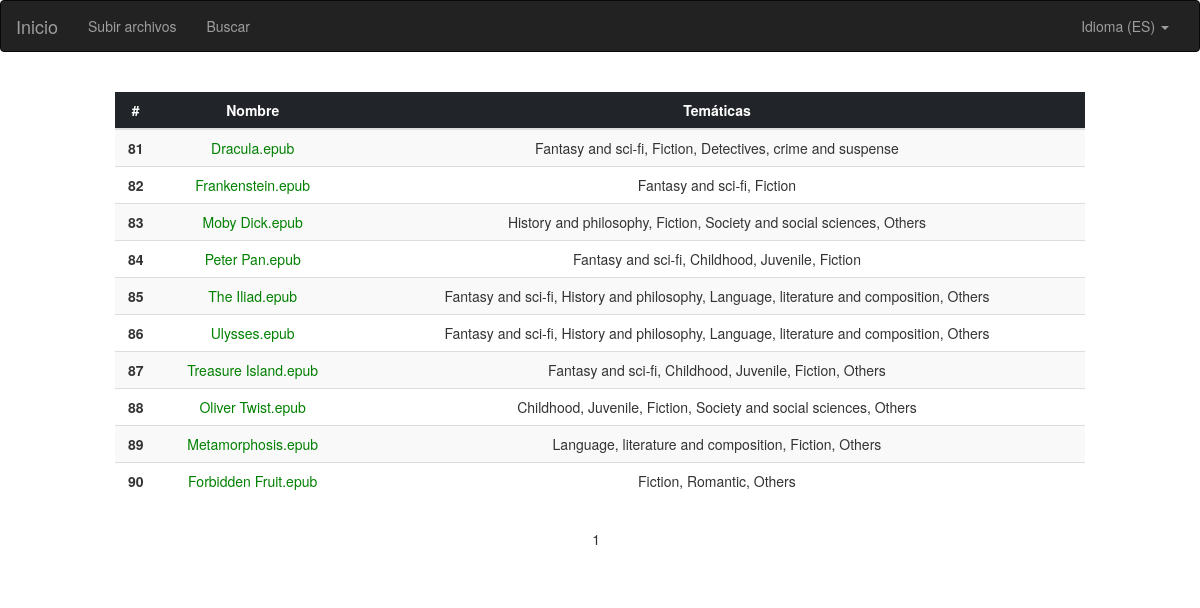
/index, run on the app's committed database.
### app/models.py (models this page shows, shortened)
class Books(db.Model):
    id = db.Column(db.Integer, primary_key=True)
    name = db.Column(db.String(64), index=True, unique=True)
    indexed = db.Column(db.Integer, index=True, unique=False)
    language = db.Column(db.String(3), index=True, unique=False)
    CheckConstraint('indexed == 1 OR indexed == 0')

### app/routes.py (the view)
@app.route('/')
@app.route('/index', methods=['GET', 'POST'])
def index():
    app.config.pop('ranking', None)
    app.config.pop('query', None)
    app.config.pop('query', None)
    books = MODEL.get_books_for_language(app.config['SELECTED_LANGUAGE'])
    theme_books = list()
    page = request.args.get('page', 1, type=int)
    sort = request.args.get('sort', '#', type=str)
    maximum_pages = math.ceil(len(books) / app.config['BOOKS_PER_PAGE'])
    books_range = calculate_range(len(books), page, maximum_pages)
    index_button = False
    are_books = False
    for book in books:
        are_books = True
        themes = ''
        for book_theme in MODEL.get_book_themes(book.id):
            themes += get_theme_name(int(book_theme.theme_id)) + ', '
        theme_books.append(themes)
        if book.indexed == 0:
            index_button = True
    if sort == 'ASC':
        books = sorted(books, key=lambda x: x.name)
    elif sort == 'DESC':
        books = sorted(books,  key=lambda x: x.name, reverse=True)
    book_list = list()
    for i in range(books_range[0], books_range[1] + 1):
        book_list.append((books[i], theme_books[i]))
    return render_template('index.html', page=page, maximum_pages=maximum_pages, index_button=index_button, sort=sort,
                           are_books=are_books, books=book_list)

### app/models.py (called while the page is built)
    @staticmethod
    def get_books_for_language(language):
        return Books.query.filter((Books.language == language)).all()

    @staticmethod
    def get_book_themes(book_id):
        return BookThemes.query.filter((BookThemes.book_id == book_id)).all()

### app/routes.py (called while the page is built)
def calculate_range(total_elements, page, maximum_pages):
    if total_elements < app.config['BOOKS_PER_PAGE']:
        return 0, total_elements - 1
    if page == maximum_pages:
        return (page - 1) * app.config['BOOKS_PER_PAGE'], total_elements - 1
    return (page - 1) * app.config['BOOKS_PER_PAGE'], (page * app.config['BOOKS_PER_PAGE']) - 1

def get_theme_name(theme_id):
    for book_theme in THEMES:
        if book_theme.id == theme_id:
            return book_theme.theme

### app/templates/index.html (shortened to what this page needs)
{% extends "base.html" %}
{% block app_content %}
    <div class="row">
        <div class="col-md-1"></div>
        <div class="col-md-10" id="search-column">
            {% if are_books %}
                <br>
                <table class="table table-striped">
                    <thead class="thead-dark">
                    <tr>
                        <th scope="col" class="text-center"><a class="table-title"
                                                               href="{{ '/index?page=' ~ page + '&sort=#' }}">#</a></th>
                        <th scope="col" class="text-center"><a class="table-title"
                                                               href="{% if sort == 'ASC' %} {{ '/index?page=' ~ page + '&sort=DESC' }} {% else %} {{ '/index?page=' ~ page + '&sort=ASC' }} {% endif %}">{{ _('Nombre') }}</a>
                        </th>
                        <th scope="col" class="text-center">{{ _('Temáticas') }}</th>
                    </tr>
                    </thead>
                    <tbody>
                    {% for book, themes in books %}
                        <tr>
                            <th scope="row" class="text-center">{{ book.id }}</th>
                            <td class="text-center"><a href="{{ 'update_themes/' ~ book.id + '?page=' ~ page }}" class="
                                    {% if book.indexed == 0 %} not-indexed {% else %}
                                                       indexed {% endif %}">{{ book.name.replace('_', ' ') }}</a></td>
                            <td class="text-center">{{ themes[:-2] }} </td>
                        </tr>
                    {% endfor %}
                    </tbody>
                </table>
                <table style="border-collapse:collapse;text-align:left;margin:30px auto 30px" id="nav"
                       role="presentation">
                    <tbody>
                    <tr valign="top">
                        {% for n in range(1, maximum_pages + 1) %}
                            {% if n == page %}
                                <td><span>{{ n }}</span></td>
                            {% else %}
                                <td><a href="{{ '/index?page=' ~ n + '&sort=' + sort }}"><span>{{ n }}</span></a></td>
                            {% endif %}
                        {% endfor %}
                    </tr>
                    </tbody>
                </table>
            {% else %}
                <div class="alert alert-danger" role="alert">
                    {{ _('Aún no hay ningún libro en la aplicación.') }}
                </div>
            {% endif %}
        </div>
        <div class="col-md-2"></div>
    </div>
{% endblock %}

### app/templates/base.html (shortened to what this page needs)
{% extends 'bootstrap/base.html' %}
{% block styles %}
    {{ super() }}
    <link rel="stylesheet" type="text/css" href="{{ url_for('static',filename='styles/style.css') }}">
    <link rel="stylesheet" type="text/css" href="{{ url_for('static',filename='styles/bootstrap-select.min.css') }}">
{% endblock %}
{% block navbar %}
    <div class="navbar navbar-inverse" role="navigation">
        <div class="container-fluid">
            <div class="navbar-header">
                <a class="navbar-brand" href="{{ url_for('index') }}">{{ _('Inicio') }}</a>
            </div>
            <div class="navbar-collapse collapse">
                <ul class="nav navbar-nav">
                    <li><a href="{{ url_for('upload') }}">{{ _('Subir archivos') }}</a></li>
                    <li><a href="{{ url_for('search') }}">{{ _('Buscar') }}</a></li>
                </ul>
                <ul class="nav navbar-nav navbar-right">
                    <li class="dropdown pull-right">
                        <a class="dropdown-toggle" data-toggle="dropdown" href="#">{{ _('Idioma (ES)') }}
                            <span class="caret"></span></a>
                    </li>
                </ul>
            </div>
        </div>
    </div>
{% endblock %}
{% block content %}
    <div class="container-fluid">
        {% block app_content %}{% endblock %}
    </div>
{% endblock %}

### app/static/styles/style.css (style rules this page uses)
.thead-dark { background-color: #212429; color: white; }
.indexed { color: green; }
.table-title { color: white; }

### data on the page
Books: id "81", name.replace "Dracula.epub", themes "Fantasy and sci-fi, Fiction, Detectives, crime and suspense"
Books: id "82", name.replace "Frankenstein.epub", themes "Fantasy and sci-fi, Fiction"
Books: id "83", name.replace "Moby Dick.epub", themes "History and philosophy, Fiction, Society and social sciences, Others"
Books: id "84", name.replace "Peter Pan.epub", themes "Fantasy and sci-fi, Childhood, Juvenile, Fiction"
Books: id "85", name.replace "The Iliad.epub", themes "Fantasy and sci-fi, History and philosophy, Language, literature and composition, Others"
Books: id "86", name.replace "Ulysses.epub", themes "Fantasy and sci-fi, History and philosophy, Language, literature and composition, Others"
Books: id "87", name.replace "Treasure Island.epub", themes "Fantasy and sci-fi, Childhood, Juvenile, Fiction, Others"
Books: id "88", name.replace "Oliver Twist.epub", themes "Childhood, Juvenile, Fiction, Society and social sciences, Others"
Books: id "89", name.replace "Metamorphosis.epub", themes "Language, literature and composition, Fiction, Others"
Books: id "90", name.replace "Forbidden Fruit.epub", themes "Fiction, Romantic, Others"

### other printed values
{{ n }} "1"
